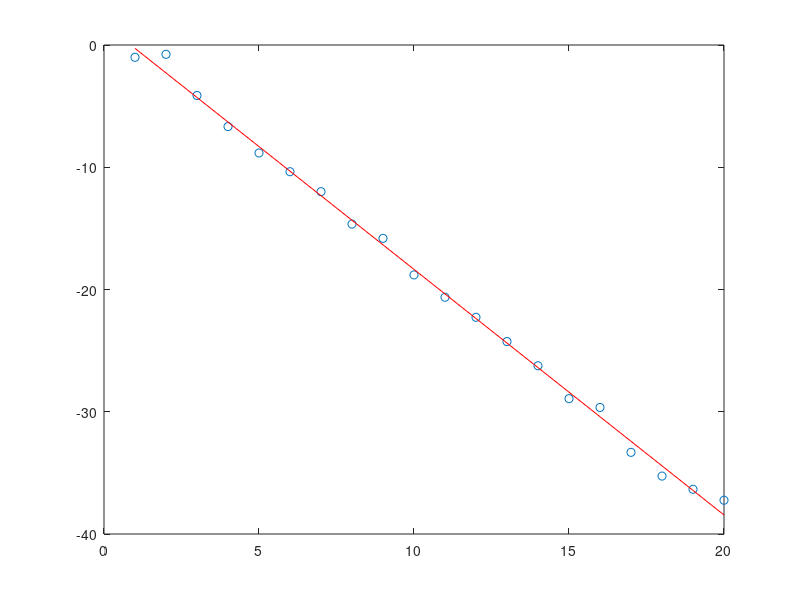

MATLAB code for this plot:
% file lls1.m
t = (1:20)'; y = -2*t +1;
% generate data
y = y + randn(size(y));
plot(t,y,'o')
A = [ones(size(t)), t]; b = y; % matrix A and right hand side vector b
s = A\b;
% solution of LLS with backslash operator
hold on
plot(t,s(1)+s(2)*t,'r')
% plot of the regression line
hold off
R = chol(A'*A)
u = R'\(A'*b)
x = R\u% Cholesky decomposition
% Forward substitution
% Backward substitution
norm(x-s)